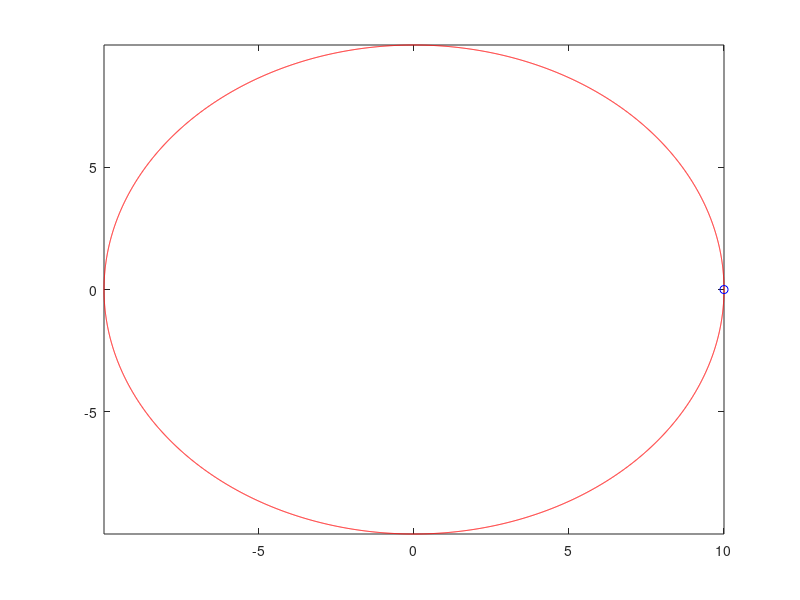

Write the MATLAB code that produced this figure.
theta=0:0.001:2*pi;
r=10;
x=r*cos(theta);
y=r*sin(theta);
%set(gcf,'closerequestfcn'.'');
comet(x,y);
%set(gcf,'closerequestfcn','closerreq');